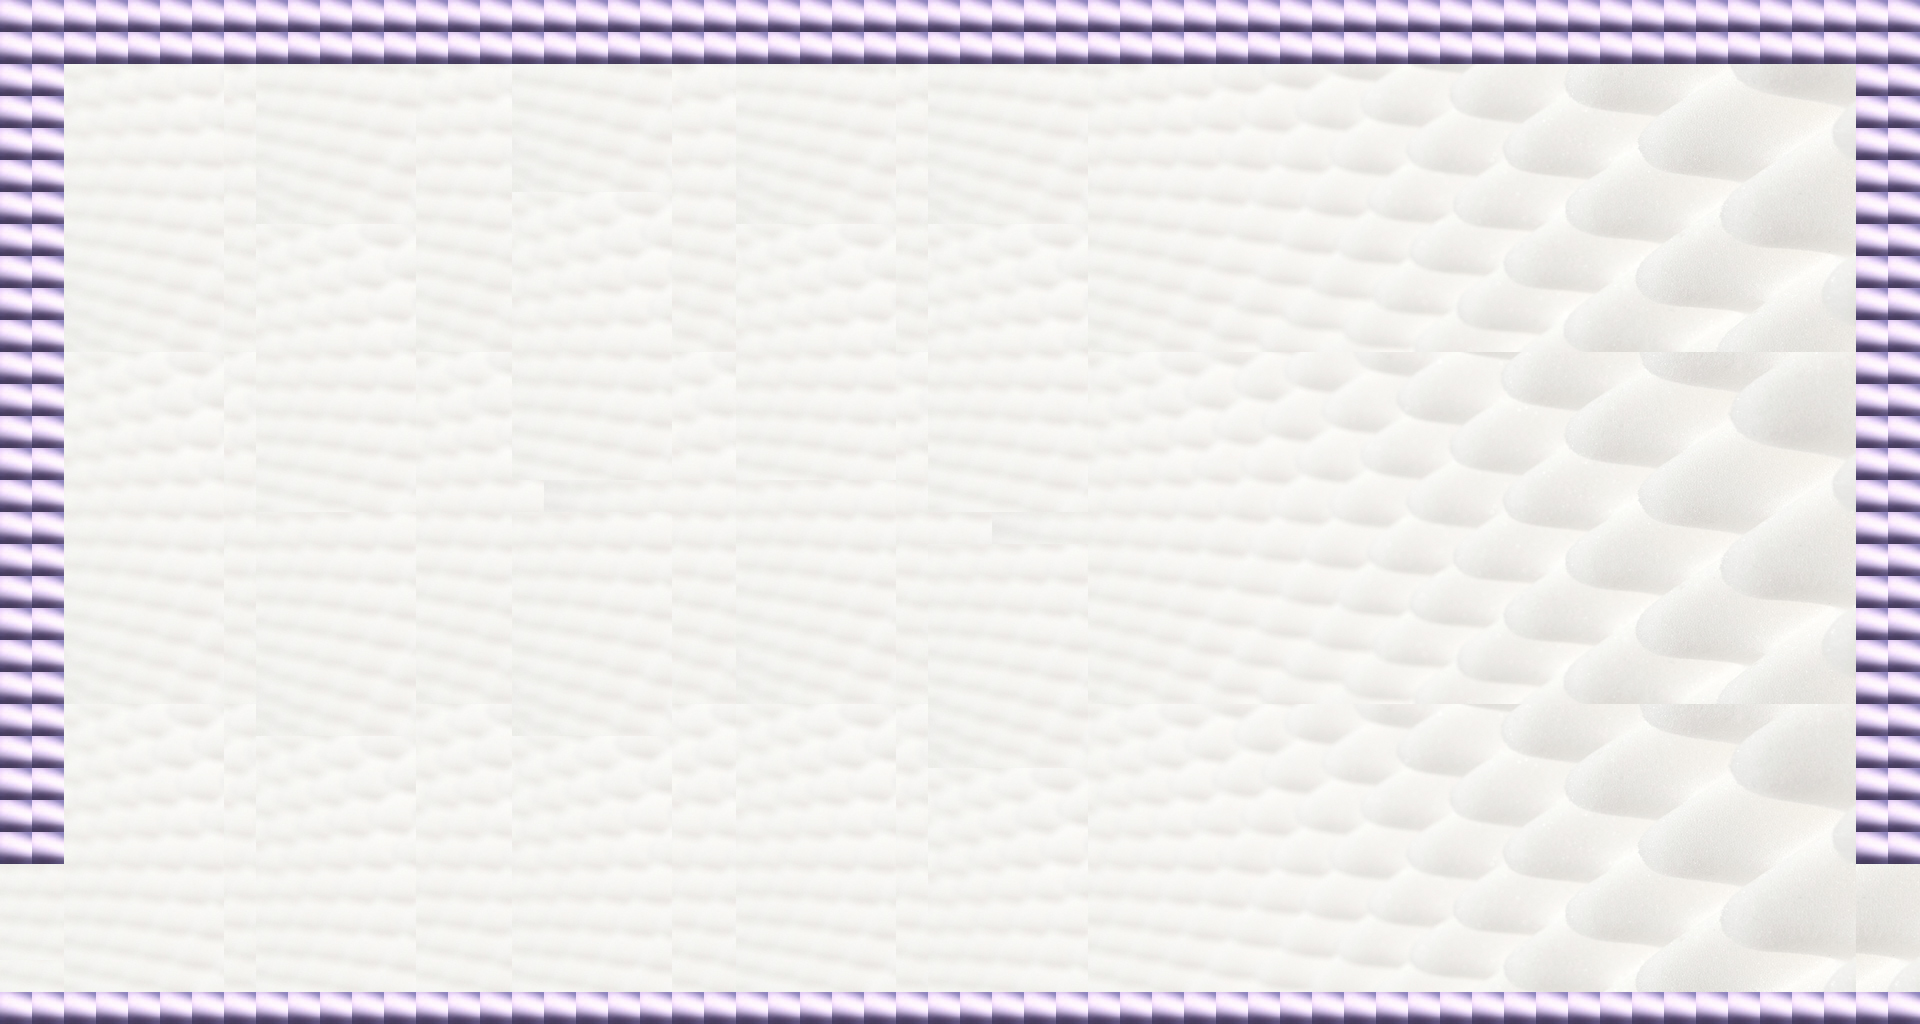

Rendered tile map (Tiled .tmx) drawn with the repository's tilesets; below, a short description and the map source with its tile grids summarised:
An orthogonal 60x32 tile map with 32x32 px tiles, 1 tile layer (Tile Layer 1), 2 tilesets.

<map version="1.0" orientation="orthogonal" width="60" height="32" tilewidth="32" tileheight="32">
 <tileset firstgid="1" name="sound-of-white-194-1" tilewidth="32" tileheight="32">
  <image source="sound-of-white-194-1.jpg" width="940" height="360" />
 </tileset>
 <tileset firstgid="320" name="mzeHKpJlGydFETjtjK7wQ3Q" tilewidth="32" tileheight="32">
  <image source="mzeHKpJlGydFETjtjK7wQ3Q.jpg" width="225" height="224" />
  <tile id="39">
   <properties>
    <property name="blocked" value="" />
   </properties>
  </tile>
 </tileset>
 <layer name="Tile Layer 1" width="60" height="32">
  <data>[1920 cells, 1920 non-empty, 280 distinct tile ids]</data>
 </layer>
</map>
